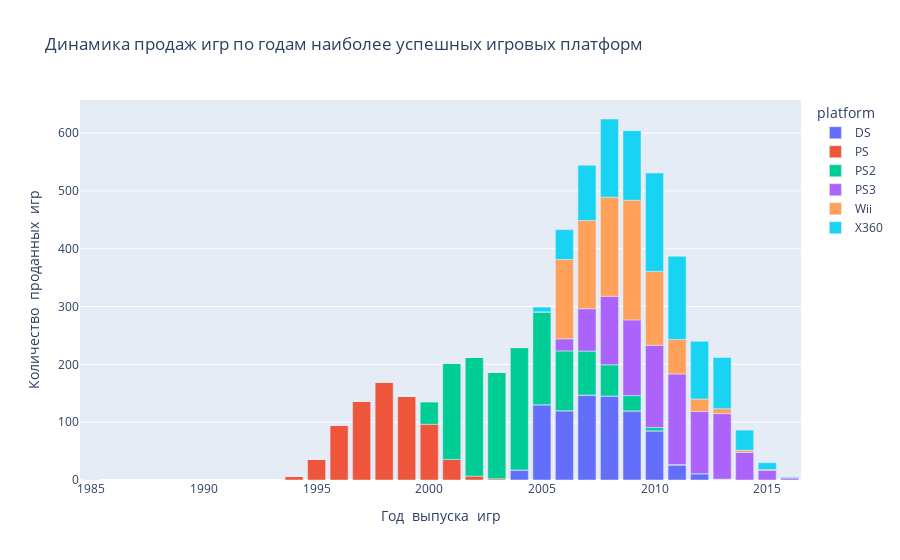

Notebook code for this chart:
### Code cell
px.bar(platform_sales_sum_years,labels={'value':'Количество  проданных  игр',
                             'year_of_release':'Год  выпуска  игр'},
                              title='Динамика продаж игр по годам наиболее успешных игровых платформ')

### Figure 1 — Plotly figure (JSON) as saved in the notebook; plotly's stock layout.template omitted (floating-point values rounded to 4 significant figures)
{"data": [{"alignmentgroup": "True", "hovertemplate": "platform=DS<br>Год  выпуска  игр=%{x}<br>Количество  проданных  игр=%{y}<extra></extra>", "legendgroup": "DS", "marker": {"color": "#636efa", "pattern": {"shape": ""}}, "name": "DS", "offsetgroup": "DS", "orientation": "v", "showlegend": true, "textposition": "auto", "type": "bar", "x": [1985, 1994, 1995, 1996, 1997, 1998, 1999, 2000, 2001, 2002, 2003, 2004, 2005, 2006, 2007, 2008, 2009, 2010, 2011, 2012, 2013, 2014, 2015, 2016], "xaxis": "x", "y": [0.02, 0, 0, 0, 0, 0, 0, 0, 0, 0, 0, 17.27, 130.1, 119.8, 146.9, 145.3, 119.5, 85.02, 26.18, 11.01, 1.54, 0, 0, 0], "yaxis": "y"}, {"alignmentgroup": "True", "hovertemplate": "platform=PS<br>Год  выпуска  игр=%{x}<br>Количество  проданных  игр=%{y}<extra></extra>", "legendgroup": "PS", "marker": {"color": "#EF553B", "pattern": {"shape": ""}}, "name": "PS", "offsetgroup": "PS", "orientation": "v", "showlegend": true, "textposition": "auto", "type": "bar", "x": [1985, 1994, 1995, 1996, 1997, 1998, 1999, 2000, 2001, 2002, 2003, 2004, 2005, 2006, 2007, 2008, 2009, 2010, 2011, 2012, 2013, 2014, 2015, 2016], "xaxis": "x", "y": [0, 6.03, 35.96, 94.7, 136.2, 169.5, 144.5, 96.37, 35.59, 6.67, 2.07, 0, 0, 0, 0, 0, 0, 0, 0, 0, 0, 0, 0, 0], "yaxis": "y"}, {"alignmentgroup": "True", "hovertemplate": "platform=PS2<br>Год  выпуска  игр=%{x}<br>Количество  проданных  игр=%{y}<extra></extra>", "legendgroup": "PS2", "marker": {"color": "#00cc96", "pattern": {"shape": ""}}, "name": "PS2", "offsetgroup": "PS2", "orientation": "v", "showlegend": true, "textposition": "auto", "type": "bar", "x": [1985, 1994, 1995, 1996, 1997, 1998, 1999, 2000, 2001, 2002, 2003, 2004, 2005, 2006, 2007, 2008, 2009, 2010, 2011, 2012, 2013, 2014, 2015, 2016], "xaxis": "x", "y": [0, 0, 0, 0, 0, 0, 0, 39.17, 166.4, 205.4, 184.3, 211.8, 160.7, 103.4, 75.99, 53.9, 26.4, 5.64, 0.45, 0, 0, 0, 0, 0], "yaxis": "y"}, {"alignmentgroup": "True", "hovertemplate": "platform=PS3<br>Год  выпуска  игр=%{x}<br>Количество  проданных  игр=%{y}<extra></extra>", "legendgroup": "PS3", "marker": {"color": "#ab63fa", "pattern": {"shape": ""}}, "name": "PS3", "offsetgroup": "PS3", "orientation": "v", "showlegend": true, "textposition": "auto", "type": "bar", "x": [1985, 1994, 1995, 1996, 1997, 1998, 1999, 2000, 2001, 2002, 2003, 2004, 2005, 2006, 2007, 2008, 2009, 2010, 2011, 2012, 2013, 2014, 2015, 2016], "xaxis": "x", "y": [0, 0, 0, 0, 0, 0, 0, 0, 0, 0, 0, 0, 0, 20.96, 73.19, 118.5, 130.9, 142.2, 156.8, 107.4, 113.2, 47.76, 16.82, 3.6], "yaxis": "y"}, {"alignmentgroup": "True", "hovertemplate": "platform=Wii<br>Год  выпуска  игр=%{x}<br>Количество  проданных  игр=%{y}<extra></extra>", "legendgroup": "Wii", "marker": {"color": "#FFA15A", "pattern": {"shape": ""}}, "name": "Wii", "offsetgroup": "Wii", "orientation": "v", "showlegend": true, "textposition": "auto", "type": "bar", "x": [1985, 1994, 1995, 1996, 1997, 1998, 1999, 2000, 2001, 2002, 2003, 2004, 2005, 2006, 2007, 2008, 2009, 2010, 2011, 2012, 2013, 2014, 2015, 2016], "xaxis": "x", "y": [0, 0, 0, 0, 0, 0, 0, 0, 0, 0, 0, 0, 0, 137.1, 152.8, 171.3, 207.0, 128.0, 59.65, 21.71, 8.59, 3.75, 1.14, 0.18], "yaxis": "y"}, {"alignmentgroup": "True", "hovertemplate": "platform=X360<br>Год  выпуска  игр=%{x}<br>Количество  проданных  игр=%{y}<extra></extra>", "legendgroup": "X360", "marker": {"color": "#19d3f3", "pattern": {"shape": ""}}, "name": "X360", "offsetgroup": "X360", "orientation": "v", "showlegend": true, "textposition": "auto", "type": "bar", "x": [1985, 1994, 1995, 1996, 1997, 1998, 1999, 2000, 2001, 2002, 2003, 2004, 2005, 2006, 2007, 2008, 2009, 2010, 2011, 2012, 2013, 2014, 2015, 2016], "xaxis": "x", "y": [0, 0, 0, 0, 0, 0, 0, 0, 0, 0, 0, 0, 8.25, 51.62, 95.41, 135.3, 120.3, 170.0, 143.8, 99.74, 88.58, 34.74, 11.96, 1.52], "yaxis": "y"}], "layout": {"autosize": true, "barmode": "relative", "legend": {"title": {"text": "platform"}, "tracegroupgap": 0}, "title": {"text": "Динамика продаж игр по годам наиболее успешных игровых платформ"}, "xaxis": {"anchor": "y", "autorange": true, "domain": [0, 1], "range": [1984.0, 2016.0], "title": {"text": "Год  выпуска  игр"}, "type": "linear"}, "yaxis": {"anchor": "x", "autorange": true, "domain": [0, 1], "range": [0, 657.2], "title": {"text": "Количество  проданных  игр"}, "type": "linear"}}}
